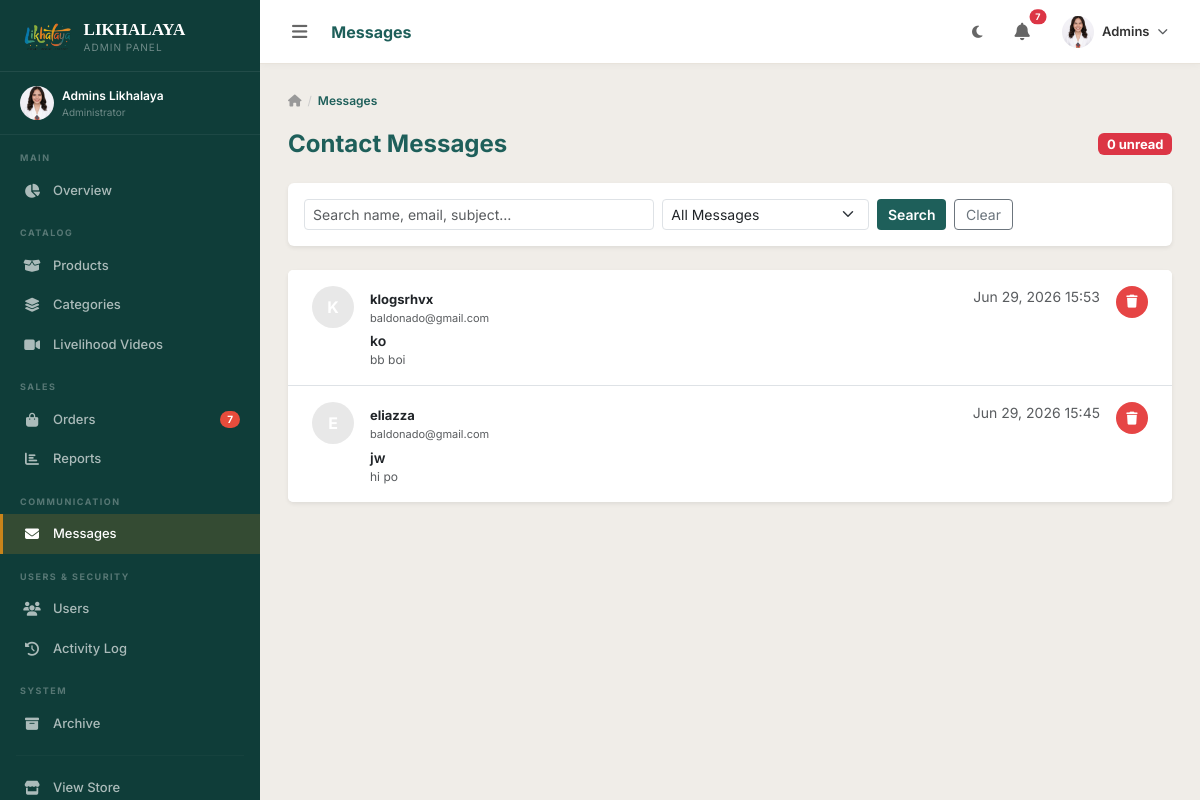
/dashboard/messages/ (signed in), run on the app's committed database.
### accounts/models.py (models this page shows, shortened)
class CustomUser(AbstractUser):
    ROLE_CHOICES = [
        ('customer', 'Customer'),
        ('staff', 'Staff'),
        ('coordinator', 'PDL Coordinator'),
        ('admin', 'Administrator'),
    ]
    role = models.CharField(max_length=20, choices=ROLE_CHOICES, default='customer')
    phone = models.CharField(max_length=20, blank=True)
    address = models.TextField(blank=True, help_text='House #, Street')
    barangay = models.CharField(max_length=150, blank=True)
    city = models.CharField(max_length=100, blank=True)
    province = models.CharField(max_length=100, blank=True)
    zip_code = models.CharField(max_length=10, blank=True)
    avatar = models.ImageField(upload_to='avatars/', blank=True, null=True)
    bio = models.TextField(blank=True)
    created_at = models.DateTimeField(auto_now_add=True)
    updated_at = models.DateTimeField(auto_now=True)
    is_deleted = models.BooleanField(default=False)
    deleted_at = models.DateTimeField(null=True, blank=True)
    deleted_by = models.ForeignKey(
        'self', on_delete=models.SET_NULL, null=True, blank=True,
        related_name='deleted_users'
    )
    objects = ActiveUserManager()
    all_objects = UserManager()
    class Meta:
        base_manager_name = 'all_objects'
    def is_admin_user(self):
        return self.role == 'admin' or self.is_superuser
    def is_staff_user(self):
        return self.role in ['admin', 'staff', 'coordinator'] or self.is_superuser
    def get_full_name(self):
        return f"{self.first_name} {self.last_name}".strip() or self.username

### store/models.py (models this page shows, shortened)
class ContactMessage(models.Model):
    name = models.CharField(max_length=150)
    email = models.EmailField()
    subject = models.CharField(max_length=200)
    message = models.TextField()
    created_at = models.DateTimeField(auto_now_add=True)
    is_read = models.BooleanField(default=False)
    class Meta:
        ordering = ['-created_at']

### dashboard/views.py (the view)
# urls.py: path('messages/', views.message_list, name='message_list'),
@staff_required
def message_list(request):
    messages_qs = ContactMessage.objects.order_by('-created_at')
    read_filter = request.GET.get('read', '')
    search = request.GET.get('q', '')
    if read_filter in {'true', 'false'}:
        messages_qs = messages_qs.filter(is_read=(read_filter == 'true'))
    if search:
        messages_qs = messages_qs.filter(Q(name__icontains=search) | Q(subject__icontains=search) | Q(email__icontains=search))
    paginator = Paginator(messages_qs, 15)
    page_obj = paginator.get_page(request.GET.get('page'))
    return render(request, 'dashboard/messages/list.html', {
        'messages_list': page_obj,
        'page_obj': page_obj,
        'read_filter': read_filter,
        'search': search,
    })

### templates/dashboard/messages/list.html (shortened to what this page needs)
{% extends 'dashboard/base_dashboard.html' %}
{% block page_title %}Messages{% endblock %}
{% block sb_messages %}active{% endblock %}
{% block dash_content %}
<div class="dash-breadcrumb">
  <a href="{% url 'dashboard:home' %}"><i class="fas fa-home"></i></a>
  <span class="sep">/</span><span class="current">Messages</span>
</div>
<div class="d-flex justify-content-between align-items-center mb-4 flex-wrap gap-3">
  <h4 class="fw-bold mb-0" style="color:var(--teal);">Contact Messages</h4>
  <span class="badge bg-danger" style="font-size:13px;">{{ new_messages_count }} unread</span>
</div>
<div class="card border-0 shadow-sm mb-4">
  <div class="card-body py-3">
    <form method="get" class="row g-2 align-items-end">
      <div class="col-sm-5"><input type="text" name="q" class="form-control form-control-sm" placeholder="Search name, email, subject…" value="{{ search }}"></div>
      <div class="col-sm-3">
        <select name="read" class="form-select form-select-sm">
          <option value="">All Messages</option>
        </select>
      </div>
      <div class="col-sm-2 d-flex gap-2">
        <button type="submit" class="btn btn-sm btn-teal flex-fill">Search</button>
        <a href="{% url 'dashboard:message_list' %}" class="btn btn-sm btn-outline-secondary flex-fill">Clear</a>
      </div>
    </form>
  </div>
</div>
<div class="card border-0 shadow-sm">
  <div class="list-group list-group-flush">
    {% for msg in messages_list %}
    {% url 'dashboard:message_detail' msg.pk as msg_detail_url %}
    <div class="list-group-item list-group-item-action d-flex align-items-start gap-3 py-3 px-4 msg-row {% if not msg.is_read %}border-start border-4{% endif %}"
         style="cursor:pointer;{% if not msg.is_read %}border-left-color:var(--gold)!important;background:var(--dm-msg-unread-bg,#fffdf8);{% endif %}"
         data-href="{{ msg_detail_url }}">
      <div style="width:42px;height:42px;border-radius:50%;background:{% if msg.is_read %}var(--dm-msg-avatar-read,#e8e8e8){% else %}var(--gold){% endif %};display:flex;align-items:center;justify-content:center;color:#fff;font-size:16px;font-weight:700;flex-shrink:0;">
        {{ msg.name|first|upper }}
      </div>
      <div style="flex:1;min-width:0;">
        <div class="d-flex justify-content-between align-items-start flex-wrap gap-1">
          <div>
            <span class="fw-bold" style="font-size:13px;">{{ msg.name }}</span>
            <div class="text-muted" style="font-size:11px;">{{ msg.email }}</div>
          </div>
          <small class="text-muted">{{ msg.created_at|date:"M d, Y H:i" }}</small>
        </div>
        <div class="fw-semibold small mt-1">{{ msg.subject }}</div>
        <div class="text-muted" style="font-size:12px;">{{ msg.message|truncatechars:80 }}</div>
      </div>
      <div class="msg-delete-form">
        <button type="button" class="btn-icon-action btn-icon-delete" title="Delete"
                data-bs-toggle="modal" data-bs-target="#deleteMsgModal"
                data-delete-url="{% url 'dashboard:message_delete' msg.pk %}"
                data-msg-name="{{ msg.name }}">
          <i class="fas fa-trash"></i>
        </button>
      </div>
    </div>
    {% empty %}
    <div class="text-center py-5 text-muted">
      <i class="fas fa-envelope-open fa-2x mb-3 d-block opacity-25"></i>No messages found.
    </div>
    {% endfor %}
  </div>
</div>
{% endblock %}

### templates/dashboard/base_dashboard.html (shortened to what this page needs)
{% extends 'base.html' %}
{% load static humanize %}
{% block content %}
<div class="dash-layout" id="dashLayout">
  <aside class="dash-sidebar" id="dashSidebar">
    <div class="sidebar-logo">
      <img src="{% static 'imgs/likhalaya.png' %}" alt="Likhalaya Logo" class="sidebar-logo-img">
      <div>
        <div class="sidebar-logo-text">LIKHALAYA</div>
        <div class="sidebar-logo-sub">
          {% if user.is_admin_user %}Admin Panel{% elif user.role == 'staff' %}Staff Panel{% else %}Coordinator{% endif %}
        </div>
      </div>
    </div>
    <div style="padding:14px 20px;border-bottom:1px solid rgba(255,255,255,.06);">
      <div class="d-flex align-items-center gap-2">
        {% if user.avatar %}
          <img src="{{ user.avatar.url }}" style="width:34px;height:34px;border-radius:50%;object-fit:cover;flex-shrink:0;" alt="{{ user.username }}">
        {% else %}
          <div style="width:34px;height:34px;border-radius:50%;background:var(--gold);display:flex;align-items:center;justify-content:center;font-size:13px;color:#fff;font-weight:700;flex-shrink:0;">
            {{ user.first_name|first|upper }}{{ user.last_name|first|upper }}
          </div>
        {% endif %}
        <div class="sidebar-link-text">
          <div style="font-size:12px;color:#fff;font-weight:600;">{{ user.get_full_name|default:user.username }}</div>
          <div style="font-size:10px;color:rgba(255,255,255,.4);">{{ user.get_role_display }}</div>
        </div>
      </div>
    </div>
    <div class="sidebar-section-label">Main</div>
    <a href="{% url 'dashboard:home' %}" class="sidebar-link {% block sb_dash %}{% endblock %}">
      <i class="fas fa-chart-pie"></i><span>Overview</span>
    </a>
    <div class="sidebar-section-label">Catalog</div>
    <a href="{% url 'dashboard:product_list' %}" class="sidebar-link {% block sb_products %}{% endblock %}">
      <i class="fas fa-box-open"></i><span>Products</span>
    </a>
    <a href="{% url 'dashboard:category_list' %}" class="sidebar-link {% block sb_categories %}{% endblock %}">
      <i class="fas fa-layer-group"></i><span>Categories</span>
    </a>
    <a href="{% url 'dashboard:video_list' %}" class="sidebar-link {% block sb_videos %}{% endblock %}">
      <i class="fas fa-video"></i><span>Livelihood Videos</span>
    </a>
    <div class="sidebar-section-label">Sales</div>
    <a href="{% url 'dashboard:order_list' %}" class="sidebar-link {% block sb_orders %}{% endblock %}">
      <i class="fas fa-shopping-bag"></i><span>Orders</span>
      {% if new_orders_count %}<span class="sidebar-badge">{{ new_orders_count }}</span>{% endif %}
    </a>
    <a href="{% url 'dashboard:reports' %}" class="sidebar-link {% block sb_reports %}{% endblock %}">
      <i class="fas fa-chart-bar"></i><span>Reports</span>
    </a>
    <div class="sidebar-section-label">Communication</div>
    <a href="{% url 'dashboard:message_list' %}" class="sidebar-link {% block sb_messages %}{% endblock %}">
      <i class="fas fa-envelope"></i><span>Messages</span>
    </a>
    {% if user.is_admin_user %}
    <div class="sidebar-section-label">Users &amp; Security</div>
    <a href="{% url 'dashboard:user_list' %}" class="sidebar-link {% block sb_users %}{% endblock %}">
      <i class="fas fa-users"></i><span>Users</span>
    </a>
    <a href="{% url 'dashboard:activity_log' %}" class="sidebar-link {% block sb_activity %}{% endblock %}">
      <i class="fas fa-history"></i><span>Activity Log</span>
    </a>
    {% endif %}
    <div class="sidebar-section-label">System</div>
    {% if user.is_admin_user %}
    <a href="{% url 'dashboard:archive' %}" class="sidebar-link {% block sb_archive %}{% endblock %}">
      <i class="fas fa-box-archive"></i><span>Archive</span>
    </a>
    {% endif %}
    <hr style="border-color:rgba(255,255,255,.1);margin:12px 16px;">
    <a href="{% url 'store:home' %}" class="sidebar-link">
      <i class="fas fa-store"></i><span>View Store</span>
    </a>
  </aside>
  <div class="dash-main" id="dashMain">
    <div class="dash-topbar">
      <button class="btn btn-sm border-0" id="sidebarToggle" style="color:#666;">
      </button>
      <div class="topbar-title d-none d-md-block">{% block page_title %}Dashboard{% endblock %}</div>
      <button class="btn btn-sm border-0" id="darkModeToggle" title="Toggle dark mode" style="color:#666;">
        <i class="fas fa-moon" id="darkIcon"></i>
      </button>
      <div class="dropdown">
        <button class="btn btn-sm border-0 position-relative" data-bs-toggle="dropdown" style="color:#666;">
          {% if new_orders_count or new_messages_count %}
          <span class="position-absolute top-0 start-100 translate-middle badge rounded-pill bg-danger" style="font-size:9px;">
            {{ new_orders_count|add:new_messages_count }}
          </span>
          {% endif %}
        </button>
      </div>
      <div class="dropdown">
        <button class="btn btn-sm border-0 d-flex align-items-center gap-2" data-bs-toggle="dropdown">
          {% if user.avatar %}
            <img src="{{ user.avatar.url }}" style="width:32px;height:32px;border-radius:50%;object-fit:cover;" alt="{{ user.username }}">
          {% else %}
            <div style="width:32px;height:32px;border-radius:50%;background:var(--teal);display:flex;align-items:center;justify-content:center;color:#fff;font-size:12px;font-weight:700;">
              {{ user.first_name|first|upper }}{{ user.last_name|first|upper }}
            </div>
          {% endif %}
          <span class="d-none d-md-block" style="font-size:13px;font-weight:600;color:var(--dm-text,#333);">{{ user.first_name|default:user.username }}</span>
        </button>
      </div>
    </div>
    <div class="dash-page">
      {% block dash_content %}{% endblock %}
    </div>
  </div>
</div>
{% endblock %}

### data on the page
CustomUser: avatar (picture), get_full_name "Admins Likhalaya", role "Administrator", first_name "Admins"
ContactMessage: name|first "K", name "klogsrhvx", email "baldonado@gmail.com", created_at "Jun 29, 2026 15:53", subject "ko", message "bb boi"
ContactMessage: name|first "E", name "eliazza", email "baldonado@gmail.com", created_at "Jun 29, 2026 15:45", subject "jw", message "hi po"

### other printed values
{{ new_orders_count }} "7"
{{ new_orders_count|add:new_messages_count }} "7"
{{ new_messages_count }} "0"
